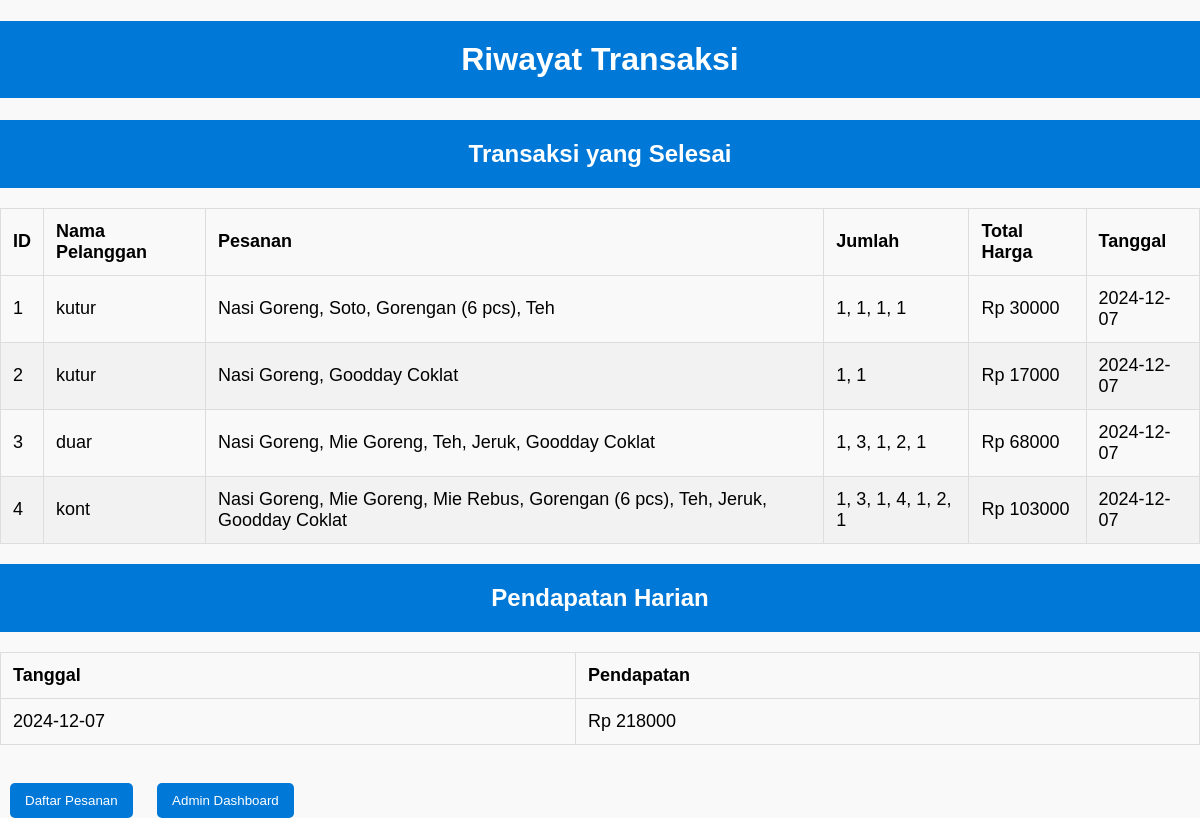
Page /transaction_history on the committed database.
### tables this page shows
CREATE TABLE orders (
            id INTEGER PRIMARY KEY AUTOINCREMENT,
            customer_name TEXT,
            menu_item TEXT,
            quantity TEXT,
            total_price INTEGER,
            status TEXT DEFAULT 'pending',
            created_at TIMESTAMP DEFAULT CURRENT_TIMESTAMP
        );

### App.py (the view)
@app.route('/transaction_history', methods=['GET'])
def transaction_history():
    conn = sqlite3.connect('restaurant_orders.db')
    cursor = conn.cursor()
    cursor.execute('''
        SELECT id, customer_name, menu_item, quantity, total_price, date(created_at)
        FROM orders
        WHERE status = 'completed'
    ''')
    completed_orders = cursor.fetchall()
    cursor.execute('''
        SELECT date(created_at) AS order_date, SUM(total_price) AS daily_income
        FROM orders
        WHERE status = 'completed'
        GROUP BY order_date
        ORDER BY order_date DESC
    ''')
    daily_income = cursor.fetchall()
    conn.close()
    return render_template('transaction_history.html',
                           completed_orders=completed_orders,
                           daily_income=daily_income)

### App.py (called while the page is built)
@app.before_request
def bypass_static_files():
    if request.path.startswith('/static/'):
        return  # Izinkan Flask melayani file statis tanpa login

@app.after_request
def log_request(response):
    print(f"{request.method} {request.path} -> {response.status_code}")
    return response

### templates/transaction_history.html (shortened to what this page needs)
<!DOCTYPE html>
<html lang="en">
<head>
</head>
<body>
    <h1>Riwayat Transaksi</h1>
    <h2>Transaksi yang Selesai</h2>
    <table>
        <thead>
            <tr>
                <th>ID</th>
                <th>Nama Pelanggan</th>
                <th>Pesanan</th>
                <th>Jumlah</th>
                <th>Total Harga</th>
                <th>Tanggal</th>
            </tr>
        </thead>
        <tbody>
            {% for order in completed_orders %}
            <tr>
                <td>{{ order[0] }}</td>
                <td>{{ order[1] }}</td>
                <td>{{ order[2] }}</td>
                <td>{{ order[3] }}</td>
                <td>Rp {{ order[4] }}</td>
                <td>{{ order[5] }}</td>
            </tr>
            {% endfor %}
        </tbody>
    </table>
    <h2>Pendapatan Harian</h2>
    <table>
        <thead>
            <tr>
                <th>Tanggal</th>
                <th>Pendapatan</th>
            </tr>
        </thead>
        <tbody>
            {% for income in daily_income %}
            <tr>
                <td>{{ income[0] }}</td>
                <td>Rp {{ income[1] }}</td>
            </tr>
            {% endfor %}
        </tbody>
    </table>
    <br>
    <a href="/pending_orders"><button>Daftar Pesanan</button></a>
    <a href="/admin_dashboard"><button>Admin Dashboard</button></a>
</body>
</html>

### templates/transaction_history.html (style rules this page uses)
body { font-family: Arial, sans-serif; background-color: #f9f9f9; margin: 0; padding: 0; }
h1, h2 { text-align: center; padding: 20px; background-color: #0078d7; color: #ffffff; }
table { width: 100%; border-collapse: collapse; margin: 20px 0; font-size: 18px; }
th, td { padding: 12px; text-align: left; border: 1px solid #ddd; }
tr:nth-child(even) { background-color: #f2f2f2; }
a { text-decoration: none; margin: 10px; }
button { background-color: #0078d7; color: #ffffff; border: none; padding: 10px 15px; border-radius: 5px; cursor: pointer; transition: background-color 0.3s; }

### rows in the picture
orders: id "1", customer_name "kutur", menu_item "Nasi Goreng, Soto, Gorengan (6 pcs), Teh", quantity "1, 1, 1, 1", total_price "30000", created_at "2024-12-07"
orders: id "2", customer_name "kutur", menu_item "Nasi Goreng, Goodday Coklat", quantity "1, 1", total_price "17000", created_at "2024-12-07"
orders: id "3", customer_name "duar", menu_item "Nasi Goreng, Mie Goreng, Teh, Jeruk, Goodday Coklat", quantity "1, 3, 1, 2, 1", total_price "68000", created_at "2024-12-07"
orders: id "4", customer_name "kont", menu_item "Nasi Goreng, Mie Goreng, Mie Rebus, Gorengan (6 pcs), Teh, Jeruk, Goodday Coklat", quantity "1, 3, 1, 4, 1, 2, 1", total_price "103000", created_at "2024-12-07"

### other values in the picture
{{ income[0] }} "2024-12-07"
{{ income[1] }} "218000"
